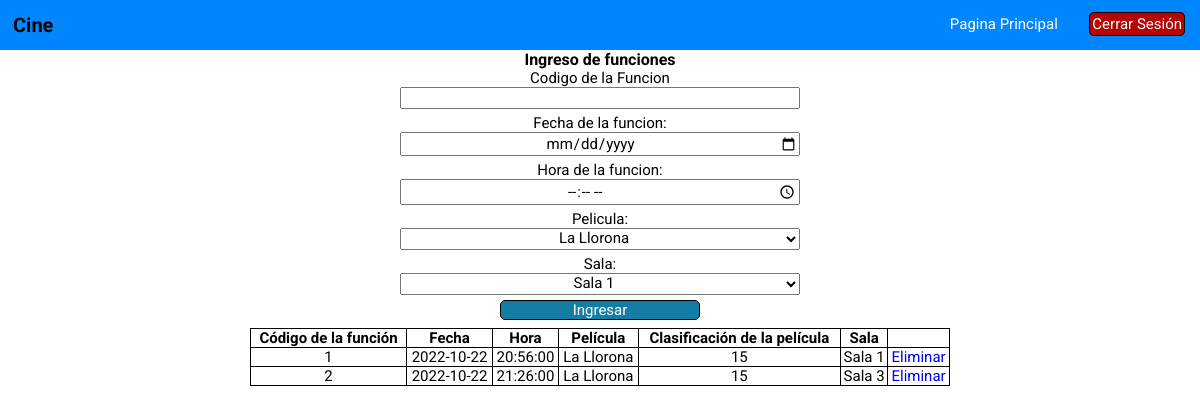
/funcion.php, run on the app's committed database.
### tables this page shows
CREATE TABLE `funcion` (
  `codigofuncion` int(11) NOT NULL,
  `fecha` date NOT NULL,
  `hora` time NOT NULL,
  `codigopelicula` varchar(30) NOT NULL,
  `codigosala` varchar(30) NOT NULL
);

CREATE TABLE `pelicula` (
  `nombrepelicula` varchar(30) NOT NULL,
  `codigo` varchar(30) NOT NULL,
  `idclasificacion` int(11) NOT NULL
);

CREATE TABLE `clasificacion` (
  `id` int(11) NOT NULL,
  `nombreclasificacion` varchar(30) NOT NULL
);

CREATE TABLE `sala` (
  `nombresala` varchar(30) NOT NULL,
  `codigo` varchar(30) NOT NULL,
  `capacidad` int(11) NOT NULL
);

### funcion.php (the view, shortened to what this page needs)
<?php
	require('conexion.php');
?>
	<!DOCTYPE html>
	<html>
	<head>
		<link rel="stylesheet" type="text/css" href="estilos.css">
	</head>
	<body>
		<header class="cabecera"><?php require 'header.php'; ?></header>
		<form action="" method="post">
			<h2>Ingreso de funciones</h2>
			<label>Codigo de la Funcion</label>
			<br><input type="text" name="CodiFun" class="entrada"><br>
			<label>Fecha de la funcion: </label>
			<br><input type="date" name="Fecha" class="entrada"><br>
			<label>Hora de la funcion: </label>
			<br><input type="time" name="Hora" class="entrada"><br>
			<label>Pelicula:</label>
			<br><select name="pelicula" class="entrada">
				<?php
					if ($conexion->connect_errno) {
						echo "Falló la conexión a MySQL: (" . $conexion->connect_errno . ") " . $conexion->connect_error;
					}else{
						$consulta = "SELECT * FROM pelicula ORDER BY codigo ASC";
						$ejecuta = mysqli_query($conexion,$consulta) or die(mysqi_error($conexion));
				?>
				<?php foreach ($ejecuta as  $opciones): ?>
					<option value="<?php echo $opciones['codigo'] ?>"><?php echo $opciones['nombrepelicula'] ?></option>
				<?php endforeach ?>
					<?php }?>
			</select><br>
			<label>Sala:</label>
			<br><select name="sala" class="entrada">
				<?php
					if ($conexion->connect_errno) {
						echo "Falló la conexión a MySQL: (" . $conexion->connect_errno . ") " . $conexion->connect_error;
					}else{
						$consulta = "SELECT * FROM sala ORDER BY codigo ASC";
						$ejecuta = mysqli_query($conexion,$consulta) or die(mysqi_error($conexion));
				?>
				<?php foreach ($ejecuta as  $opciones): ?>
					<option value="<?php echo $opciones['codigo'] ?>"><?php echo $opciones['nombresala'] ?></option>
				<?php endforeach ?>
				<?php
								}
				?>
			</select><br>
			<input type="submit" name="ingresar" value="Ingresar" class="submit">
	</form>
	</body>
	</html>
	<?php
		$sql = "SELECT codigofuncion, fecha, hora, p.nombrepelicula, c.nombreclasificacion,s.nombresala
		 FROM funcion f
		 INNER JOIN pelicula p ON f.codigopelicula = p.codigo
		 INNER JOIN sala s ON f.codigosala = s.codigo
		 INNER JOIN clasificacion c ON p.idclasificacion = c.id";
		$result = $conexion->query($sql);
		?>
		<center>
		<table class="tabla">
				<center>
					<thead>
						<tr>
							<th>Código de la función</th>
							<th>Fecha</th>
							<th>Hora</th>
							<th>Película</th>
							<th>Clasificación de la película</th>
							<th>Sala</th>
							<th></th>
						</tr>
					</thead>
	<?php
		while ($datauser = $result->fetch_assoc()) {
			?>
				<tbody>
					<tr>
						<td><?php echo $datauser['codigofuncion']; ?></td>
						<td><?php echo $datauser['fecha']; ?></td>
						<td><?php echo $datauser['hora']; ?></td>
						<td><?php echo $datauser['nombrepelicula']; ?></td>
						<td><?php echo $datauser['nombreclasificacion'] ?></td>
						<td><?php echo $datauser['nombresala']; ?></td>
						<td><a href="eliminarfun.php?codigo=<?php echo $datauser['codigofuncion']; ?>" class="link">Eliminar</a></td>
						</tr>
					</tbody>
				</center>
			<?php
		}
		?>

### header.php
<h1>Cine</h1>
<nav>
	<ul>
		<li><a href="interfaz.php">Pagina Principal</a></li>
		<li><a href="logout.php" class="salir">Cerrar Sesión</a></li>
	</ul>
</nav>

### estilos.css (style rules this page uses)
* { font-size: 62.5%; font-family: 'Roboto', sans-serif; margin: 0; padding: 0; box-sizing: border-box; }
label { font-size: 1.5rem; }
h1 { padding: 13px; font-size: 2rem; }
h2 { font-size: 1.6rem; }
form { display: block; text-align: center; }
.entrada { font-size: 1.5rem; margin-bottom: 5px; width: 400px; }
.submit { font-size: 1.5rem; width: 200px; background-color: #137DA5; color: #fff; border-radius: 5px; border: 1.5px solid #000; cursor: pointer; }
select, option { font-size: 1.5rem; text-align: center; }
input[type = 'time'], input[type = 'date'] { font-size: 1.5rem; text-align: center; }
.tabla { width: 700px; border-: 1px solid #000; border-collapse: collapse; font-size: 1.5rem; text-align: center; }
.tabla th, .tabla td { border: 1px solid #000; font-size: 1.5rem; }
.link { font-size: 1.5rem; text-decoration: none; }
.cabecera { background-color: #0087FF; height: 50px; display: flex; justify-content: space-between; }
.cabecera li { list-style: none; padding: 15px; display: inline-block; }
.cabecera nav ul li a { text-decoration: none; color: #fff; font-size: 1.5rem; text-align: right; }
.salir { background-color: #B60303; padding: 2px; border-radius: 5px; border: 1.5px solid #000; color: #fff; }

### data on the page
funcion: codigofuncion "1", fecha "2022-10-22", hora "20:56:00", codigopelicula.nombrepelicula "La Llorona", clasificacion.nombreclasificacion "15", codigosala.nombresala "Sala 1"
funcion: codigofuncion "2", fecha "2022-10-22", hora "21:26:00", codigopelicula.nombrepelicula "La Llorona", clasificacion.nombreclasificacion "15", codigosala.nombresala "Sala 3"

### other printed values
form field pelicula "La Llorona"
form field sala "Sala 1"
